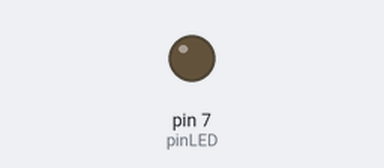
This sketch was run on a simulated Arduino Uno, built with avr-gcc and run on an emulated ATmega328P. Shown: output pins drawn as LEDs (lit = HIGH).

Above: at 2.5 s.
At 7.5 s:
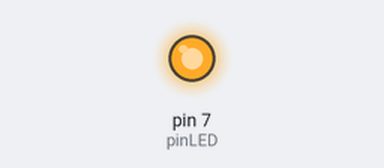
Timing chart, 0 to 13.0 s (numbered marks = the images above):
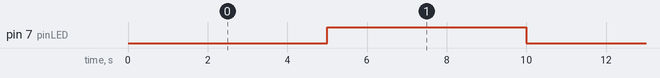

Measured:
- by itself, pin 7 (pinLED): alternates HIGH for 5.0 s and LOW for 5.0 s

The sketch:

LEDmillis.ino
```cpp
// Space for libraries and variables types:
const int pinLED = 7;

bool estadoLED, LED_encendido = false;
unsigned long t0;

void setup() {
  // put your setup code here, to run once:
  Serial.begin(9600);
  pinMode(pinLED, OUTPUT);
  t0 = millis();
}

void loop() {
  // put your main code here, to run repeatedly:
if (millis()-t0 > 5000 && LED_encendido == false){
  digitalWrite(pinLED, HIGH);
  t0 = millis();
  LED_encendido = true;
} else if (millis()-t0 > 5000 && LED_encendido == true){
  digitalWrite(pinLED, LOW);
  t0 = millis();
  LED_encendido = false;
}

}
```
